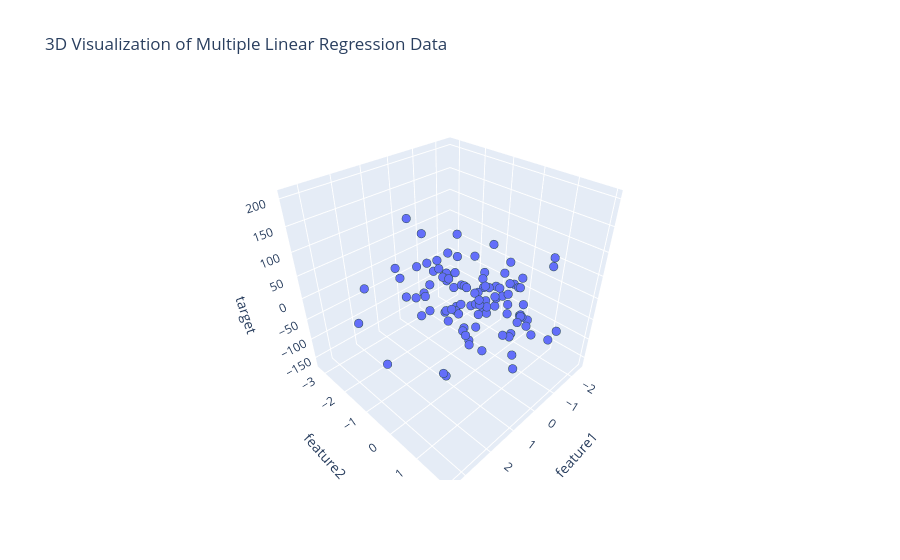

Source (notebook cell):
### Markdown cell above
### **3. 3D Data Visualization**

Multiple Linear Regression with two features operates in a 3-dimensional space. We use Plotly to visualize the relationship between the features and the target variable.

### Code cell
# Interactive 3D Scatter Plot
fig = px.scatter_3d(
    df, 
    x='feature1', 
    y='feature2', 
    z='target', 
    title='3D Visualization of Multiple Linear Regression Data'
)

fig.update_traces(marker=dict(size=5, line=dict(width=1, color='DarkSlateGrey')))
fig.show()
